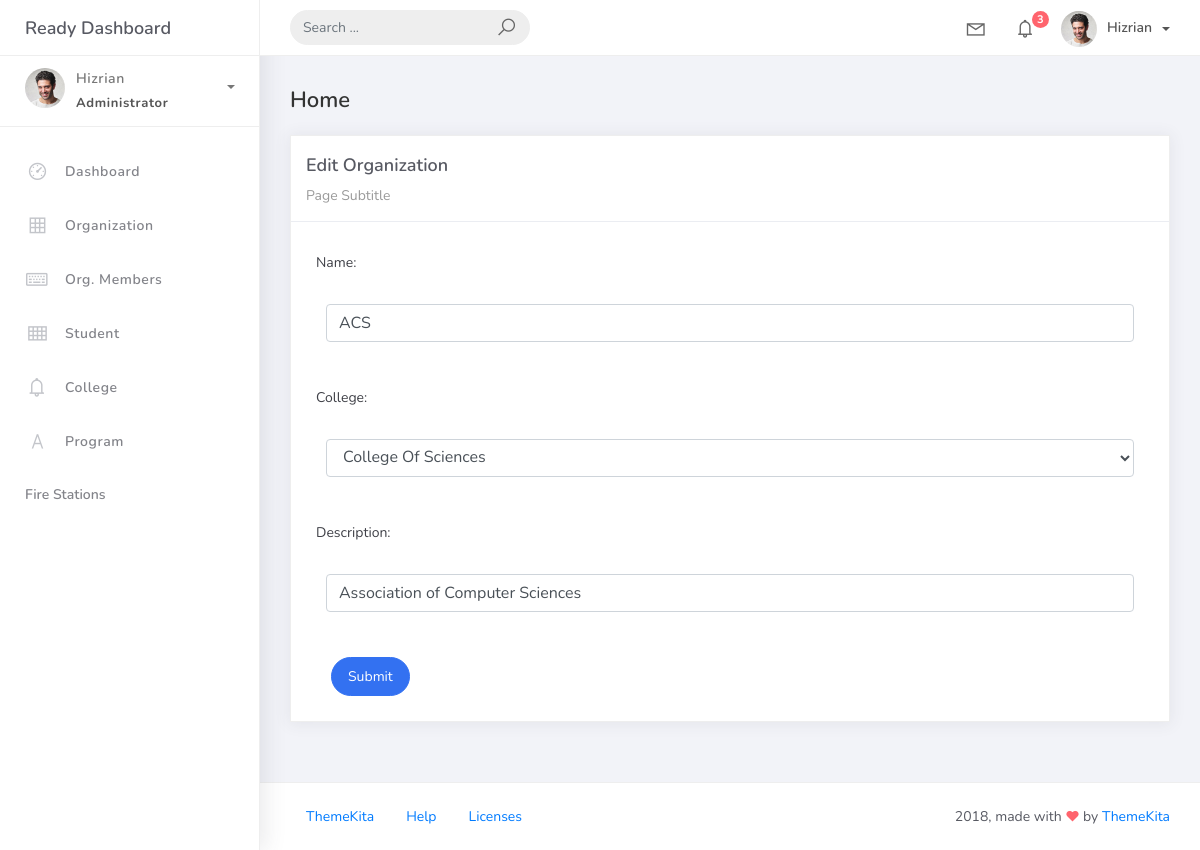
/organization_list/1, run on an earlier commit of the app's database.
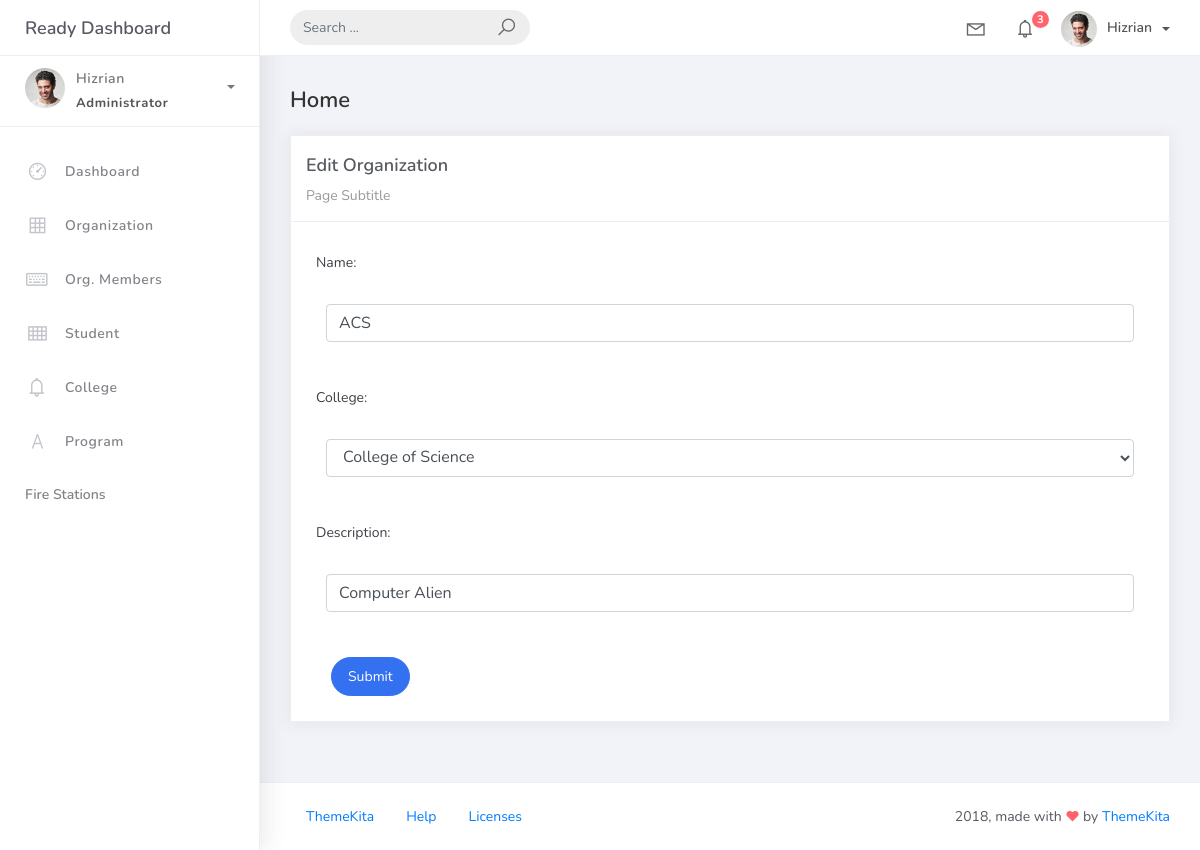
And on a later commit of the database.
### studentorg/models.py (models this page shows, shortened)
class BaseModel(models.Model):
    created_at = models.DateTimeField(auto_now_add=True, db_index=True)
    updated_at = models.DateTimeField(auto_now=True)
    class Meta:
        abstract = True

class Organization(BaseModel):
    name = models.CharField(max_length=150)
    college = models.ForeignKey(College, on_delete=models.CASCADE)
    description = models.CharField(max_length=500)

### studentorg/views.py (the view)
class OrganizationUpdateView(UpdateView):
    model = Organization
    form_class = OrganizationForm
    template_name = "org_edit.html"
    success_url = reverse_lazy("organization-list")

### studentorg/forms.py
class OrganizationForm(ModelForm):
  class Meta:
    model = Organization
    fields = "__all__"

### studentorg/models.py (called while the page is built)
    def __str__(self):
        return self.college_name

### templates/org_edit.html (shortened to what this page needs)
{% extends 'base.html' %}
{% load static %}
{% block content %}
  <div class="content">
    <div class="container-fluid">
      <h4 class="page-title">Home</h4>
      <div class="row">
        <div class="col-md-12">
          <div class="card">
            <div class="card-header">
              <div class="card-title">Edit Organization</div>
              <div class="card-category">Page Subtitle</div>
            </div>
            <div class="card-body">
              <form class="" action="" method="post" novalidate>
                {% include 'includes/form.html' %}
                <div class="form-group">
                  <div class="col-md-12 col-sm-3">
                    <button type="submit" class="btn btn-primary btn-rounded">Submit</button>
                  </div>
                </div>
              </form>
            </div>
          </div>
        </div>
      </div>
    </div>
  </div>
{% endblock %}

### templates/includes/form.html (shortened to what this page needs)
{% load widget_tweaks %}
  {% for field in form %}
  <div class ="field item form-group">
      <label>{{ field.label_tag }}</label>
    <div class="form-group">
      {% render_field field class="form-control" %}
    </div>
</div>
{% endfor %}

What changed in the data, as far as the page shows it:
changed Organization "ACS": college "College Of Sciences" → "College of Science"; description "Association of Computer Sciences" → "Computer Alien"
